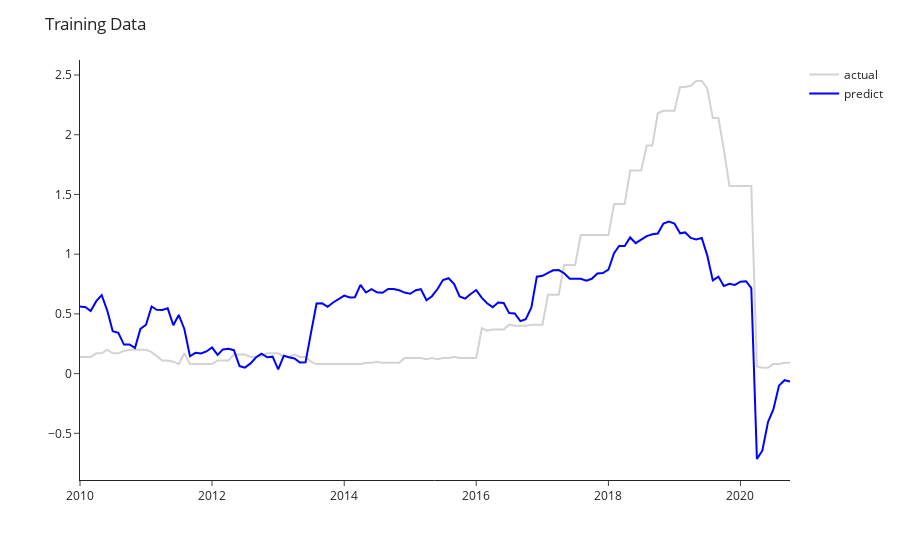

Write notebook code for a chart like this one.
### Code cell
fig = px.line(height=400)
fig.add_scatter(y=train_df['EFFR'], x=train_df.index,
                marker=dict(size=20, color="lightgray"), name='actual')
fig.add_scatter(y=train_pred['mean'], x=train_pred.index,
                marker=dict(size=20, color="blue"), name='predict')
fig.update_layout(template="simple_white", title="Training Data")
fig.show()

### Figure 1 — Plotly figure (JSON) as saved in the notebook; plotly's stock layout.template omitted (floating-point values rounded to 4 significant figures; data arrays with more than 128 entries replaced by an {"elided": "..."} marker saying what was removed)
{"data": [{"hovertemplate": "<extra></extra>", "legendgroup": "", "line": {"color": "#636efa", "dash": "solid"}, "marker": {"symbol": "circle"}, "mode": "lines", "name": "", "orientation": "v", "showlegend": false, "type": "scatter", "xaxis": "x", "yaxis": "y"}, {"marker": {"color": "lightgray", "size": 20}, "name": "actual", "type": "scatter", "x": {"elided": "130 str values"}, "y": {"elided": "130 float values"}}, {"marker": {"color": "blue", "size": 20}, "name": "predict", "type": "scatter", "x": {"elided": "130 str values"}, "y": {"elided": "130 float values"}}], "layout": {"autosize": true, "legend": {"tracegroupgap": 0}, "margin": {"t": 60}, "title": {"text": "Training Data"}, "xaxis": {"anchor": "y", "autorange": true, "domain": [0, 1], "range": ["2010-01-01", "2020-10-01"], "type": "date"}, "yaxis": {"anchor": "x", "autorange": true, "domain": [0, 1], "range": [-0.8908, 2.626], "type": "linear"}}}
